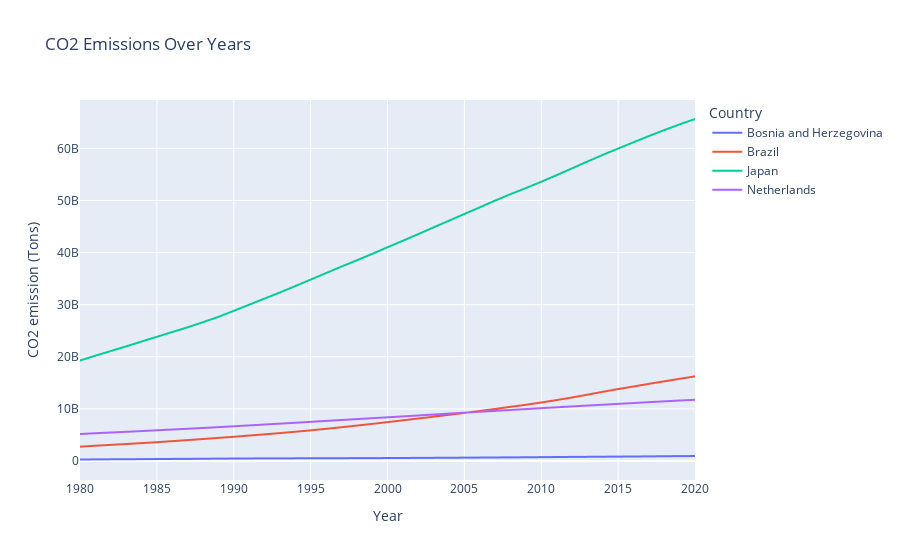

The notebook cell this image was saved under:
### Code cell
import pandas as pd
import plotly.express as px

# Load the dataset
try:
    df_CO2 = pd.read_csv(r"CO2 emission by countries.csv", encoding='ISO-8859-1')
except FileNotFoundError:
    print("The file path is incorrect or the file does not exist.")
    raise
except Exception as e:
    print(f"An error occurred: {e}")
    raise

# Check the first few rows and columns of the dataframe to ensure it's loaded correctly
print(df_CO2.head())
print(df_CO2.columns)

# Replace these with the actual column names in your dataset
country_column = 'Country'
year_column = 'Year'
emissions_column = 'CO2 emission (Tons)'

# Select the countries you want to plot
countries_to_plot = ['Bosnia and Herzegovina', 'Japan', 'Netherlands', 'Brazil']  # Ensure these match the country names in your dataset

# Filter the data for the selected countries
df_filtered = df_CO2[df_CO2[country_column].isin(countries_to_plot)]

# Create the line plot
fig = px.line(df_filtered, x=year_column, y=emissions_column, color=country_column, title="CO2 Emissions Over Years")
fig.update_layout(xaxis=dict(range=[1980, 2020]))
fig.show()

### Figure 1 — Plotly figure (JSON) as saved in the notebook; plotly's stock layout.template omitted (floating-point values rounded to 4 significant figures; data arrays with more than 128 entries replaced by an {"elided": "..."} marker saying what was removed)
{"data": [{"hovertemplate": "Country=Bosnia and Herzegovina<br>Year=%{x}<br>CO2 emission (Tons)=%{y}<extra></extra>", "legendgroup": "Bosnia and Herzegovina", "line": {"color": "#636efa", "dash": "solid"}, "marker": {"symbol": "circle"}, "mode": "lines", "name": "Bosnia and Herzegovina", "showlegend": true, "type": "scattergl", "x": {"elided": "271 int values"}, "xaxis": "x", "y": {"elided": "271 int values"}, "yaxis": "y"}, {"hovertemplate": "Country=Brazil<br>Year=%{x}<br>CO2 emission (Tons)=%{y}<extra></extra>", "legendgroup": "Brazil", "line": {"color": "#EF553B", "dash": "solid"}, "marker": {"symbol": "circle"}, "mode": "lines", "name": "Brazil", "showlegend": true, "type": "scattergl", "x": {"elided": "271 int values"}, "xaxis": "x", "y": {"elided": "271 int values"}, "yaxis": "y"}, {"hovertemplate": "Country=Japan<br>Year=%{x}<br>CO2 emission (Tons)=%{y}<extra></extra>", "legendgroup": "Japan", "line": {"color": "#00cc96", "dash": "solid"}, "marker": {"symbol": "circle"}, "mode": "lines", "name": "Japan", "showlegend": true, "type": "scattergl", "x": {"elided": "271 int values"}, "xaxis": "x", "y": {"elided": "271 int values"}, "yaxis": "y"}, {"hovertemplate": "Country=Netherlands<br>Year=%{x}<br>CO2 emission (Tons)=%{y}<extra></extra>", "legendgroup": "Netherlands", "line": {"color": "#ab63fa", "dash": "solid"}, "marker": {"symbol": "circle"}, "mode": "lines", "name": "Netherlands", "showlegend": true, "type": "scattergl", "x": {"elided": "271 int values"}, "xaxis": "x", "y": {"elided": "271 int values"}, "yaxis": "y"}], "layout": {"legend": {"title": {"text": "Country"}, "tracegroupgap": 0}, "title": {"text": "CO2 Emissions Over Years"}, "xaxis": {"anchor": "y", "domain": [0, 1], "range": [1980, 2020], "title": {"text": "Year"}}, "yaxis": {"anchor": "x", "domain": [0, 1], "title": {"text": "CO2 emission (Tons)"}}}}
